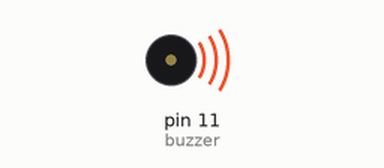
A sketch run on a simulated Arduino Uno, built with avr-gcc and run on an emulated ATmega328P. On the bench: buzzer (waves = sounding).

Above: at 0.5 s.
Timing chart, 0 to 4.6 s (numbered marks = the images above):
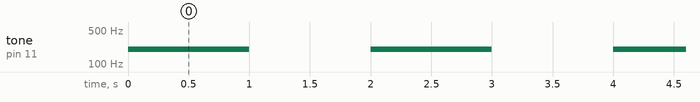

Measured:
- by itself, tone on pin 11 (buzzer): alternates 200 Hz for 1.0 s and silent for 1.0 s

The sketch:

Piezo_Beep.ino
```cpp
 int buzzer = 11;

void setup() {
  // put your setup code here, to run once:
  pinMode(buzzer, OUTPUT);

}

void loop() {
  // put your main code here, to run repeatedly:
tone(buzzer, 200);
delay(1000);

noTone(buzzer);
delay(1000);
}
```
